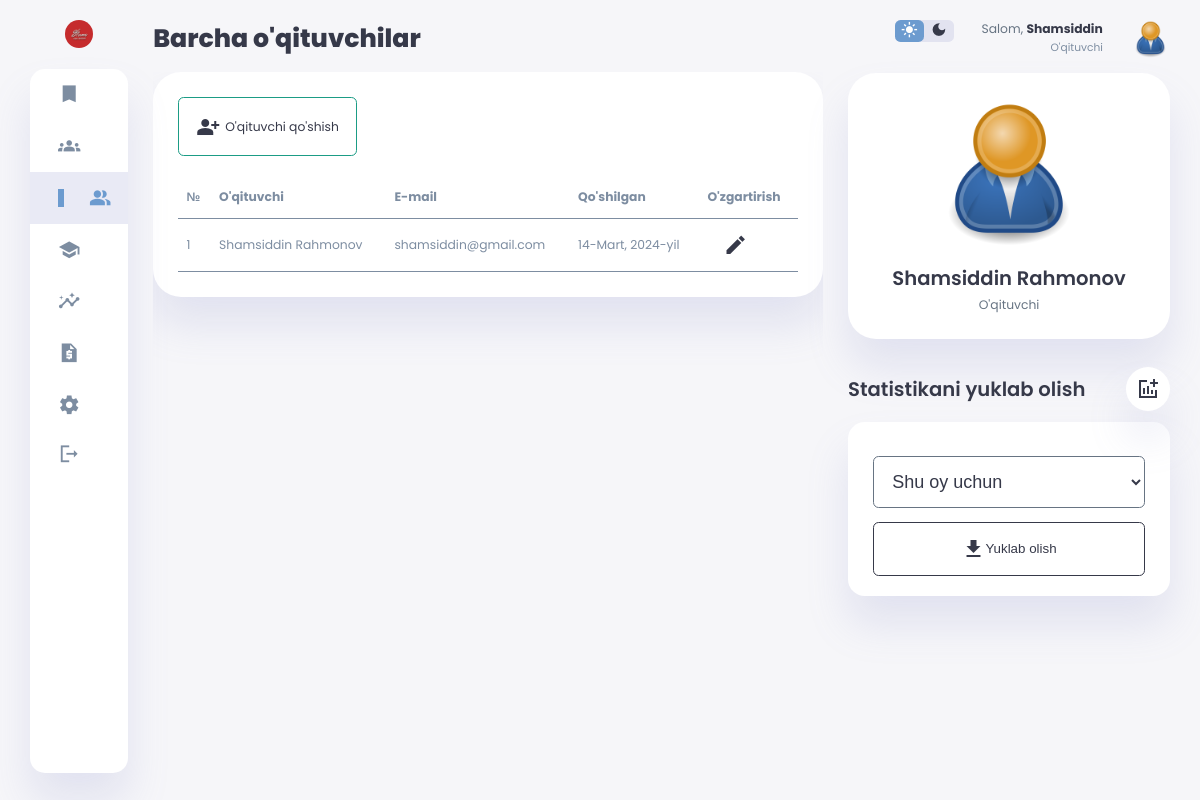
Screenshot of /teachers/ (signed in) with the database file from the repository.
### app_users/models.py (models this page shows, shortened)
class User(AbstractUser):
    first_name = models.CharField(max_length=200, verbose_name="Ism")
    last_name = models.CharField(max_length=200, verbose_name="Familiya")
    email = models.EmailField(
        max_length=200, verbose_name="E-mail manzil", unique=True)
    job = models.CharField(
        max_length=200, default="O'qituvchi", blank=True, null=True)
    profile_picture = models.ImageField(upload_to='thedevu101-admin-media/profile-pictures/',
                                        null=True,
                                        blank=True,
                                        default='profile-pictures/user-default.png', verbose_name="Profil rasmi")
    created = models.DateTimeField(auto_now_add=True)
    updated = models.DateTimeField(auto_now=True)
    id = models.UUIDField(default=uuid.uuid4, editable=False,
                          primary_key=True, unique=True)
    REQUIRED_FIELDS = ['first_name', 'last_name', 'email']
    @property
    def full_name(self):
        return f"{self.first_name} {self.last_name}"
    class Meta:
        unique_together = [
            ['first_name', 'last_name']
        ]

### app_main/views.py (the view)
# urls.py: path('teachers/', views.TeacherList.as_view(), name='teachers'),
class TeacherList(LoginRequiredMixin, ListView):
    queryset = User.objects.all().order_by("last_name", "first_name", "-created")
    template_name = "app_main/teachers.html"
    context_object_name = "teachers_list"
    extra_context = {
        "title": "Barcha o'qituvchilar",
        "teachers": True,
    }

### app_main/templates/app_main/teachers.html (shortened to what this page needs)
{% extends 'base.html' %}
{% load static %}
{% block content %}
{% include 'components/_navbar.html' %}
<main>
    <h1>Barcha o'qituvchilar</h1>
    <div class="card-wrapper">
        <div class="card">
            {% if request.user.is_superuser %}
            <a class="button add-button" href="{% url 'add_teacher' %}" style='display: flex; flex-direction: row; align-items: center; width: max-content; gap: 5px;'>
                <span class='material-icons-sharp'>
                </span>
                O'qituvchi qo'shish
            </a>
            {% endif %}
            <table class="teachers-table">
                <thead>
                    <tr>
                        <th>№</td>
                        <th>O'qituvchi</td>
                        <th>E-mail</td>
                        <th>Qo'shilgan</td>
                        <th>
                            {% if request.user.is_superuser %}
                            O'zgartirish
                            {% endif %}
                    </tr>
                </thead>
                <tbody>
                    {% for teacher in teachers_list %}
                    <tr>
                        <td>{{ forloop.counter }}</td>
                        <td>{{ teacher.full_name }}</td>
                        <td>{% if teacher.email %} {{ teacher.email }} {% else %} - {% endif %}</td>
                        <td>{{ teacher.created|date }}</td>
                        <td class='manage-pupil'>
                            <div class="row-change-controller">
                                {% if request.user.is_superuser %}
                                <a href="{% url 'update_teacher' pk=teacher.id %}" class="button">
                                    <span class="material-icons-sharp">
                                    </span>
                                </a>
                                {% endif %}
                            </div>
                        </td>
                    </tr>
                    {% endfor %}
                </tbody>
            </table>
        </div>
    </div>
</main>
{% include 'components/_right_block.html' %}
{% endblock content %}

### templates/components/_right_block.html (shortened to what this page needs)
{% load static %}
<div class="right-section">
    <div class="nav">
        <div class="dark-mode">
            <span class="material-icons-sharp">
            </span>
            <span class="material-icons-sharp">
            </span>
        </div>
        <div class="profile">
            <div class="info">
		    <p>Salom, <b>{{ request.user.first_name }}</b></p>
                <small class="text-muted">{{ request.user.job }}</small>
            </div>
            <div class="profile-photo">
                <img src="{{ request.user.profile_picture.url }}" alt="{{ request.user.full_name }}"
                    title="{{ request.user.full_name }}">
            </div>
        </div>
    </div>
    <div class="user-profile">
        <div class="logo" style="display: flex; flex-direction: column; align-items: center;">
            {% if not request.user.profile_picture %}
            <img src="{% static 'profile-pictures/user-default.png' %}" title="{{ request.user.full_name }}">
            {% else %}
            <img src="{{ request.user.profile_picture.url }}" alt="{{ request.user.full_name }}"
                title="{{ request.user.full_name }}">
            {% endif %}
            <h2>{{ request.user.full_name }}</h2>
            <p>{{ request.user.job }}</p>
        </div>
    </div>
    {% if request.user.is_superuser %}
    <div class="reminders">
        <div class="header">
            <h2>Statistikani yuklab olish</h2>
            <span class="material-icons-sharp">
            </span>
        </div>
        <div class="notification">
            <form action="{% url 'download_stats' %}" method="post">
                <select name="month">
                    <option value="current">Shu oy uchun</option>
                </select>
                <br>
                <button type="submit" class="button">
                    <span class="material-icons-sharp">
                    </span>
                    Yuklab olish
                </button>
            </form>
        </div>
    </div>
    {% endif %}
</div>

### rows the page displays
User: full_name "Shamsiddin Rahmonov", email "shamsiddin@gmail.com", created "14-Mart, 2024-yil", is_superuser True (drawn), user.first_name "Shamsiddin", user.job "O'qituvchi", user.profile_picture (placeholder picture), user.full_name "Shamsiddin Rahmonov"
